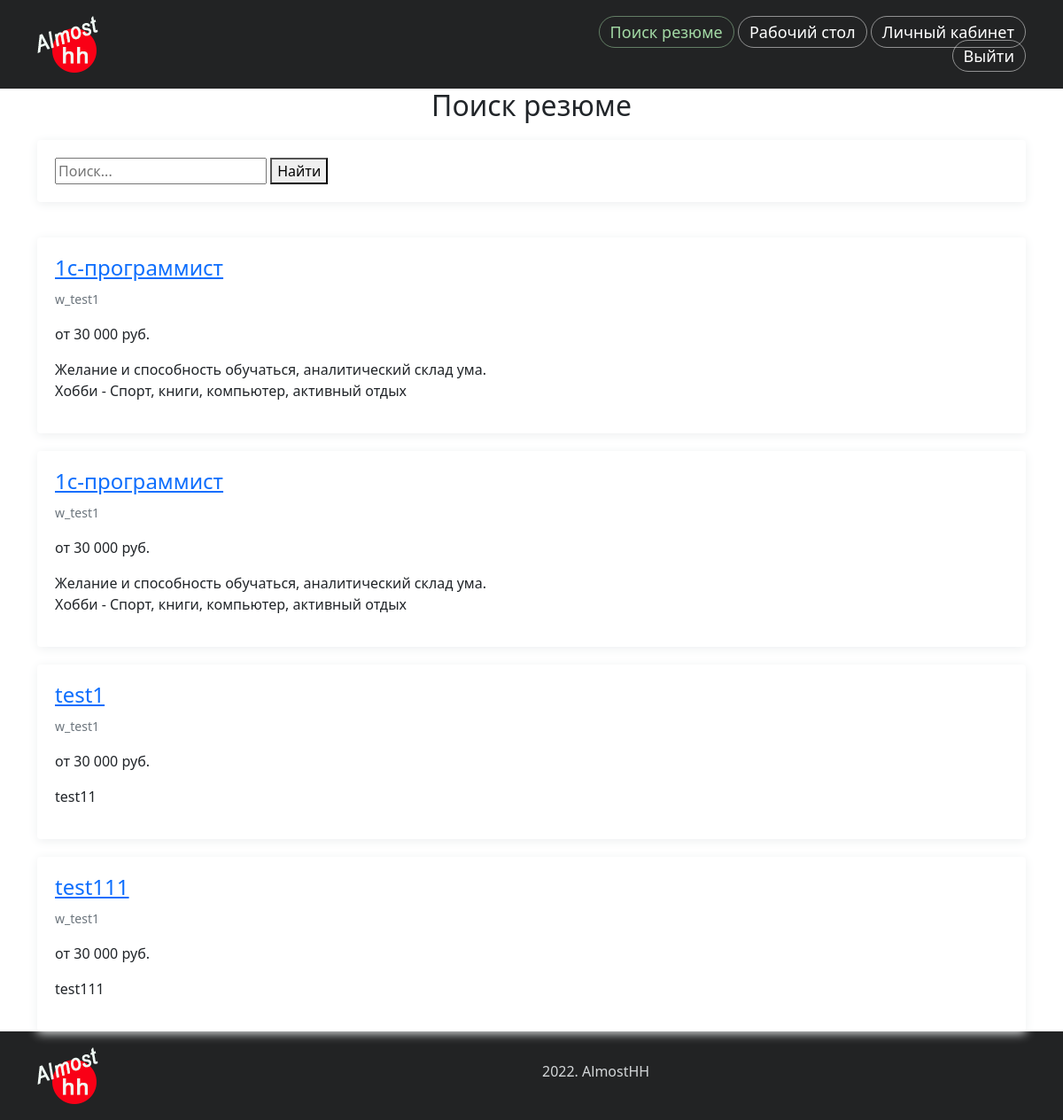
/portal/find_resume/ (signed in), run on an earlier commit of the app's database.
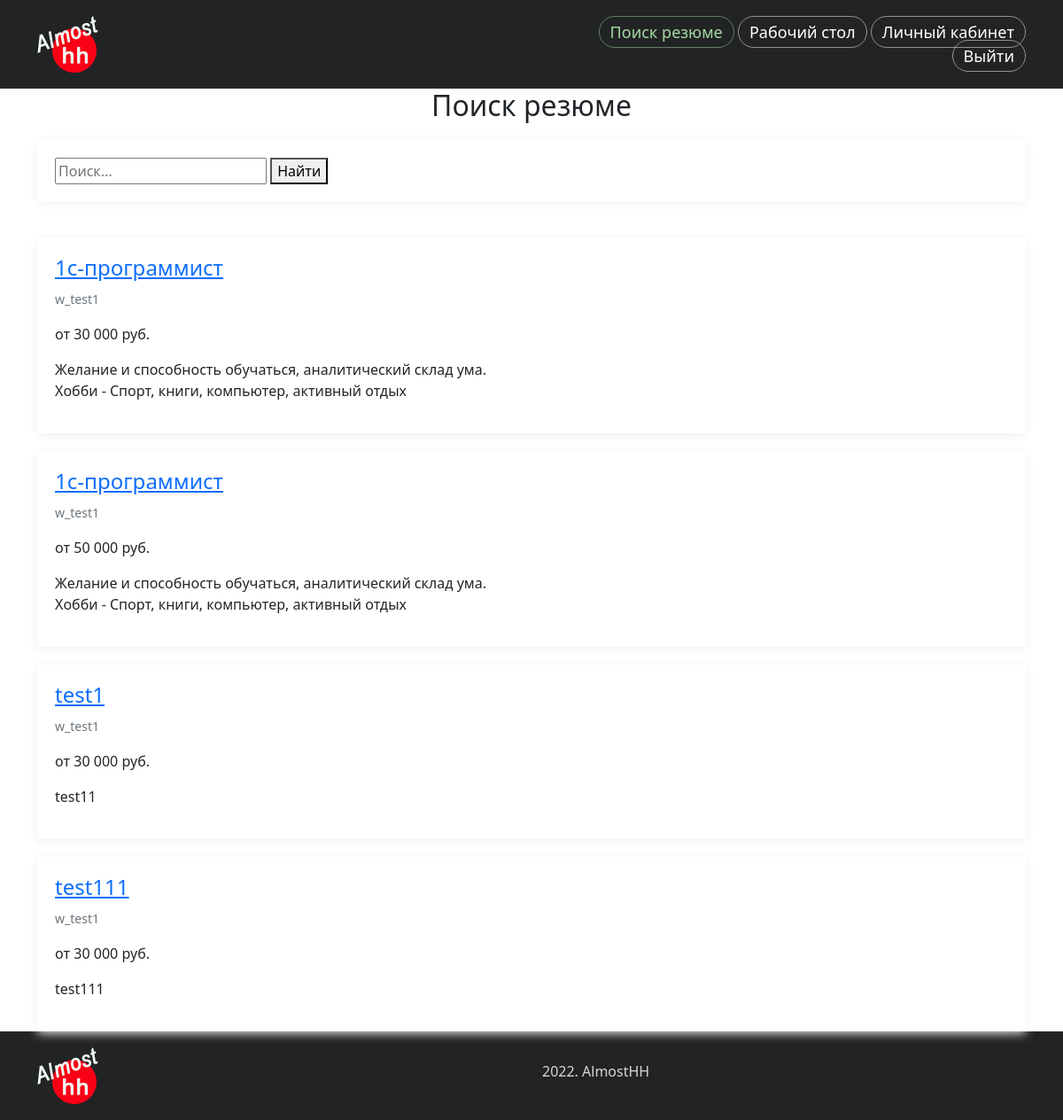
And on a later commit of the database.
### portal/models.py (models this page shows, shortened)
class Resume(models.Model):
    STATUS_CHOICES = (
        ('draft', 'Черновик'),
        ('send', 'Отправлено'),
        ('published', 'Опубликовано'),
        ('rework', 'На доработку'),
    )
    title = models.CharField(max_length=100,
                             verbose_name='Наименование вакансии')
    slug = models.SlugField(max_length=100, verbose_name='Слаг')
    salary = models.CharField(max_length=150, verbose_name='Зарплата')
    user = models.ForeignKey(User, on_delete=models.CASCADE,
                             verbose_name='Пользователь',
                             related_name='resumes')
    employment = models.CharField(max_length=150, verbose_name='Занятость')
    schedule = models.CharField(max_length=150, verbose_name='График работы')
    about_me = models.TextField(verbose_name='Обо мне')
    education = models.TextField(verbose_name='Образование')
    language = models.CharField(max_length=200, verbose_name='Знание языков')
    citizenship = models.CharField(max_length=50, verbose_name='Гражданство')
    publish = models.DateTimeField(default=timezone.now)
    created = models.DateTimeField(auto_now_add=True)
    updated = models.DateTimeField(auto_now=True)
    comment = models.TextField(verbose_name='Комментарий', blank=True)
    status = models.CharField(max_length=15, choices=STATUS_CHOICES,
                              default='draft',
                              verbose_name='Статус')

### portal/views.py (the view)
# urls.py: path('find_resume/', views.find_resume, name='find_resume'),
@login_required()
def find_resume(request):
    query = request.GET.get('q')
    if not query:
        resume = Resume.objects.all()
        return render(request, 'portal/account/find_resume.html', {'section': 'find_resume', 'resume': resume})
    resume = Resume.objects.filter(
        Q(title__icontains=query)
    )
    return render(request, 'portal/account/find_resume.html', {'section': 'find_resume', 'resume': resume})

### portal/templates/portal/account/find_resume.html (shortened to what this page needs)
{% extends "news/base.html" %}
{% block content %}
<div class="container">
    <div class="row">
        <div class="col">
            <h1 class="text-center mb-3">Поиск резюме</h1>
            <form method="get">
              <input name="q" type="text" placeholder="Поиск...">
              <button type="submit">Найти</button>
            </form>
        </div>
    </div>
</div>
{% for s_resume in resume %}
    <div class="container">
        <div class="row">
            <div class="col">
                <div class="find_resume">
                    <h2>
                        <a href="#">{{ s_resume.title }}</a>
                    </h2>
                    <p class="content"><small class="text-muted">{{ s_resume.user }}</small></p>
                    <p class="content">{{ s_resume.salary}}</p>
                    <p class="content">{{ s_resume.about_me | linebreaks}}</p>
                </div>
            </div>
        </div>
    </div>
{% endfor %}
{% endblock %}

What changed in the data, as far as the page shows it:
changed Resume: salary "от 30 000 руб." → "от 50 000 руб."
